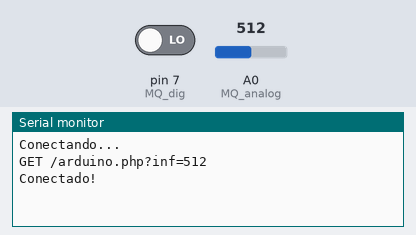
The sketch below on a simulated Arduino Uno, built with avr-gcc and run on an emulated ATmega328P. Parts: the last lines printed to the serial monitor. Inputs (shaded band) come from the test bench; at power-on: A0 (MQ_analog) = 512, pin 7 (MQ_dig) LOW. WiFi joins after 1.5 s; servers stay silent unless stated.

Above: at 3.7 s.
3.8 s: A0 (MQ_analog) set to 716
At 7.86 s:
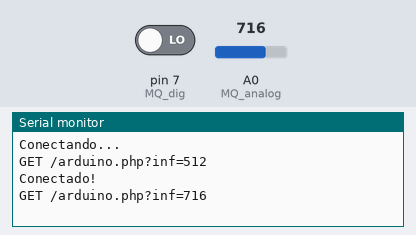
9.4 s: A0 (MQ_analog) set to 900
At 13.6 s:
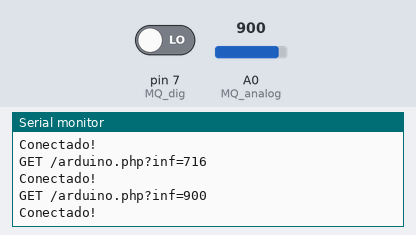
Timing chart, 0 to 15.1 s (numbered marks = the images above; inputs shaded):
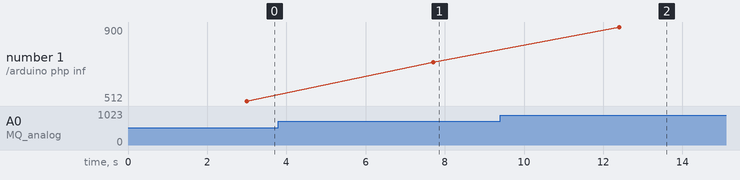

Measured:
- after the input at 3.8 s, the serial monitor: prints a new line after 3.9 s (image 1)
- after the input at 9.4 s, the serial monitor: prints a new line after 3.0 s (image 2)
- plotted number 1: 512 → 716 after the input at 3.8 s, 716 → 900 after the input at 9.4 s

The sketch:

sensor_codigo_v2.ino
```cpp
#include <SPI.h>
#include <Ethernet.h>

#define MQ_analog A0
#define MQ_dig 7

byte mac[] = {
    0xDE, 0xAD, 0xBE, 0xEF, 0xFE, 0xED
};

int valor_analog;
int valor_dig;
String url, valor;

// Ip da placa
IPAddress ip(192,168,0,30);
IPAddress gateway(192,168,0,1);
IPAddress subnet(255, 255, 255, 0);

// Ip que será conectado
IPAddress server(192,168,0,4);

EthernetClient client;

void setup() {
    Serial.begin(9600);
    pinMode(MQ_analog, INPUT);
    pinMode(MQ_dig, INPUT);

    if (Ethernet.begin(mac) == 0) {
        Serial.println("Falha ao configurar Ethernet usando o DHCP");
    }
    Ethernet.begin(mac, ip, gateway, subnet);
    delay(1000);
    Serial.println("Conectando...");

}

// Recebe valor do sensor e converte para String
String valorSensor() {
   valor_analog = analogRead(MQ_analog);
   valor_dig = digitalRead(MQ_dig);
   delay(500);
   return String(valor_analog);

}

void loop(){
    valor = valorSensor();
    url = "GET /arduino.php?inf=" + valor;

    Serial.println(url);
    if (client.connect(server, 80)) {
        Serial.println("Conectado!");

        // Faz a requisição http
        client.println(url);
        client.println("Host: 192.168.0.31");
        client.println("Connection: close");
        client.println();
    }
    else {
        Serial.println("Falha ao conectar.");
    }
    delay(4000);
}
```
